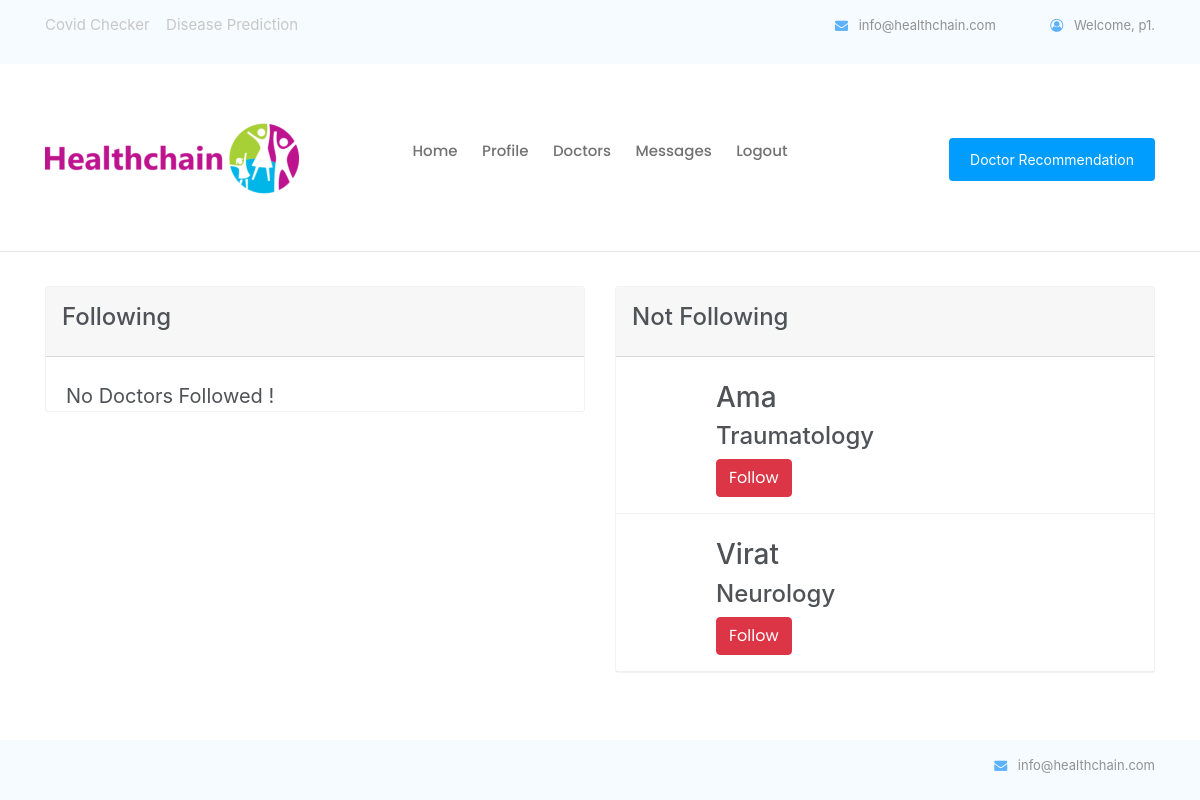
The page /home/doctorlist/ (signed in) on the database as committed earlier.
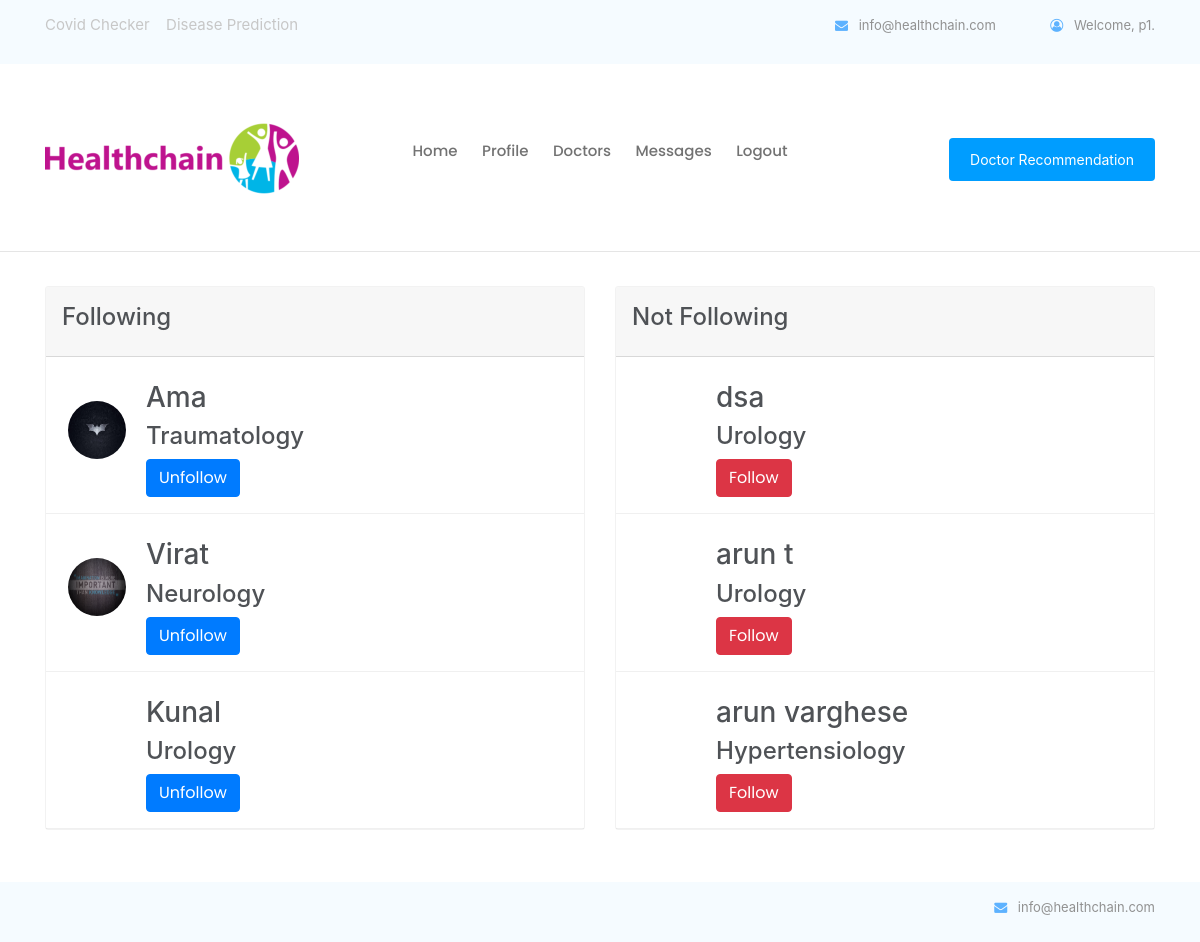
The same page on the database as committed later.
### pages/models.py (models this page shows, shortened)
class MyUser(AbstractBaseUser):
	username= models.CharField(max_length=30,unique=True)
	date_joined	= models.DateTimeField(verbose_name='date joined', auto_now_add=True)
	last_login= models.DateTimeField(verbose_name='last login', auto_now=True)
	is_admin= models.BooleanField(default=False)
	is_active= models.BooleanField(default=True)
	is_staff= models.BooleanField(default=False)
	is_superuser= models.BooleanField(default=False)
	user_type= models.PositiveSmallIntegerField(choices=USER_TYPE_CHOICES, default=4)
	USERNAME_FIELD = 'username'
	objects = MyAccountManager()
	def __str__(self):
		return self.username

class Doctor(models.Model):
	id=models.BigAutoField(primary_key=True)
	username= models.OneToOneField(MyUser,on_delete=models.CASCADE)
	regid = models.CharField(max_length=60,unique=True)
	dname=models.CharField(max_length=50)
	dob = models.DateField(null=True, blank=True)
	gender=models.IntegerField(choices=GENDER_CHOICES,blank=True)
	spec=models.CharField(max_length=50,blank=True)
	hos=models.CharField(max_length=150,blank=True)
	imagefile=models.ImageField(upload_to='doctor/',default="default.jpg",blank=True,null=True)
	location = PlacesField()
	follower = GenericRelation(Follow,related_query_name='doctor')
	state=models.CharField(max_length=20,blank=True)
	email = models.EmailField(max_length=254,blank=True)
	contact = models.CharField(max_length=14,blank=True)
	aadhaar = models.CharField(max_length=12,blank=True)

### pages/views.py (the view)
# urls.py: path('doctorlist/',DoctorList.as_view(), name='doctorlist'),
class DoctorList(MyPermissionMixin, ListView):
    raise_exception = True
    login_url = "/login/"
    context_object_name = 'doctor'
    def get_queryset(self):
        if self.request.user.user_type == 1:
            pt = get_object_or_404(Patient, username=self.request.user)
            follow = Follow.objects.filter(
                patient__username=self.request.user).values_list('following', flat=True)
        elif self.request.user.user_type == 2:
            pt = get_object_or_404(Doctor, username=self.request.user)
            follow = Follow.objects.filter(
                doctor__username=self.request.user).values_list('following', flat=True)
        return Doctor.objects.filter(id__in=follow)
    def get_context_data(self, **kwargs):
        context = super(DoctorList, self).get_context_data(**kwargs)
        if self.request.user.user_type == 1:
            pt = get_object_or_404(Patient, username=self.request.user)
            follow = Follow.objects.filter(
                patient__username=self.request.user).values_list('following', flat=True)
        elif self.request.user.user_type == 2:
            pt = get_object_or_404(Doctor, username=self.request.user)
            follow = Follow.objects.filter(
                doctor__username=self.request.user).values_list('following', flat=True)
        context['unfollow'] = Doctor.objects.filter().exclude(
            id__in=follow).exclude(username=self.request.user)
        return context
    template_name = 'pages/doctorlist.html'
    def test_func(self):
        return (self.request.user.user_type == 1 or self.request.user.user_type == 2)

### pages/views.py (called while the page is built)
    def dispatch(self, request, *args, **kwargs):
        if not request.user.is_authenticated:
            return redirect('login')
        else:
            user_test_result = self.get_test_func()()
            if not request.user.is_authenticated or not user_test_result:
                return HttpResponse('<h2> Permission Denied ! </h2>')
            return super().dispatch(request, *args, **kwargs)

### pages/templates/pages/doctorlist.html (shortened to what this page needs)
{% extends 'pages/base.html' %}
{% load crispy_forms_tags %}
{% block content %}
<div class="row">
		<div class="col-md-6">
		    <div class="card">
		        <div class="card-header">
		            <h4>Following</h4>
		        </div>
		        <div class="gaadiex-list">
              {% if not doctor %}
              <br>
              <h5>&emsp;No Doctors Followed !</h5>
              {% endif %}
                    {% for doctor in doctor %}
                    <br>
                    <div class="gaadiex-list-item border-b-1"><img class="gaadiex-list-item-img" src="{{doctor.imagefile.url}} " alt="List user">
                      <div class="gaadiex-list-item-text">
                        <h3><a href="{% url 'viewdoctor' slug=doctor.username %}">{{doctor.dname}}</a></h3>
                        <h4>{{doctor.spec}}</h4>
                        <p> <button class="btn btn-primary"><a style="color: white;"  href="{% url 'unfollowdoctor' pk=doctor.id %}">Unfollow</a>
                        </button>
                        </p>
                      </div>
                    </div>
                    {% endfor %}
                  </div>
		    </div>
        </div>
        <div class="col-md-6">
		    <div class="card">
		        <div class="card-header">
		            <h4>Not Following</h4>
		        </div>
		        <div class="gaadiex-list">
                    {% for doctor in unfollow %}
<br>
                    <div class="gaadiex-list-item border-b-1"><img class="gaadiex-list-item-img" src="{{doctor.imagefile.url}} " alt="List user">
                      <div class="gaadiex-list-item-text">
                        <h3><a href="{% url 'viewdoctor' slug=doctor.username %}">{{doctor.dname}}</a></h3>
                        <h4>{{doctor.spec}}</h4>
                        <p><button class="btn btn-danger"> <a style="color: white;" href="{% url 'followdoctor' pk=doctor.id %}">Follow</a>
                        </button>
                        </p>
                      </div>
                    </div>
                    {% endfor %}
                  </div>
		    </div>
        </div>
    </div>
{% endblock %}

### pages/templates/pages/base.html (shortened to what this page needs)
{% load static %}
<!doctype html>
<html lang="en">
  <head>
<link rel="stylesheet" href="{% static 'css/rotating-card.css' %}">
    <link rel="stylesheet" href="{% static 'css/style.css' %}">
    <link rel="stylesheet" href="{% static 'css/bootstrap.min.css' %}">
    <link rel="stylesheet"
      href="https://cdnjs.cloudflare.com/ajax/libs/font-awesome/4.7.0/css/font-awesome.min.css">
    <link rel="stylesheet" href="{% static 'css/themify-icons.css' %}">
    <link rel="stylesheet" href="{% static 'css/mystyle.css' %}">
  </head>
  <div id="container">
    <body>
      <header>
        <div class="header-area">
          <div class="header-top_area">
            <div class="container">
              <div class="row">
                <div class="col-xl-6 col-md-6">
                  <div class="social_media_links">
                      <a  href="{% url 'covid' %}">Covid Checker</a>
                      <a  href="{% url 'diseaseprediction' %}">Disease Prediction</a>
                  </div>
                </div>
                <div class="col-xl-6 col-md-6">
                  <div class="short_contact_list">
                    <ul>
                      <li><a href="#"> <i class="fa fa-envelope"></i>
                          info@healthchain.com</a></li>
                      {% if user.is_authenticated %}
                      <li><a href="#"> <i class="fa fa-user-circle-o"></i>
                          Welcome, {{ user.username }}. </a></li>
                      {%endif%}
                    </ul>
                  </div>
                </div>
              </div>
            </div>
          </div>
          <div id="sticky-header" class="main-header-area">
            <div class="container">
              <div class="row align-items-center">
                <div class="col-xl-3 col-lg-2">
                  <div class="logo">
                    <a href="#">
                      <img src="/media/img/healthlogo.png">
                    </a>
                  </div>
                </div>
                <div class="col-xl-6 col-lg-7">
                  <div class="main-menu d-none d-lg-block">
                    <nav>
                      <ul id="navigation">
                        <li><a class="active" href="{% url 'home' %}">Home</a></li>
                        {% if user.user_type == 3 %}
                        <li><a href="{% url 'addd' %}">Doctor Registration</a></li>
                        <li><a href="{% url 'hospitalprofile' %}">Profile</a></li>
                        {% elif user.user_type == 1 %}
                        <li><a href="{% url 'patientprofile' %}">Profile</a></li>
                        <li><a href="{% url 'doctorlist' %}">Doctors</a></li>
                        <li><a href="{% url 'viewmessage' %}">Messages</a></li>
                        {% endif %}
                        {% if user.is_authenticated %}
                        <li> <a href="{% url 'logout' %}"> Logout</a></li>
                        {% else %}
                        <li> <a href="{% url 'login' %}"> Login</a></li>
                        {% endif %}
                      </ul>
                    </nav>
                  </div>
                </div>
                <div class="col-xl-3 col-lg-3 d-none d-lg-block">
                  <div class="Appointment">
                    <div class="book_btn d-none d-lg-block">
                      {% if user.user_type == 3 %}
                      {% elif user.user_type == 2 %}
                      <a class="popup-with-form" href="{% url 'treatpatient' %}">Treat Patient</a>
                      {% elif user.user_type == 5 %}
                      <a class="popup-with-form" href="{% url 'laboratory' %}">New Patient</a>
                      {% elif user.user_type == 1 %}
                      <a class="popup-with-form" href="{% url 'doctorrecommend' %}">Doctor Recommendation</a>
                      {% endif %}
                    </div>
                  </div>
                </div>
              </div>
            </div>
            <hr>
          </div>
        </div>
      </header>
      <div class="container">
        {% block content %}
        {% endblock %}
      </div>
      <br><br><br><br>
      <footer id="footer">
        <div class="header-area">
          <div class="header-top_area">
            <div class="container">
              <div class="row">
                <div class="col-xl-6 col-md-6">
                </div>
                <div class="col-xl-6 col-md-6">
                  <div class="short_contact_list">
                    <ul>
                      <li><a href="#"> <i class="fa fa-envelope"></i>
                          info@healthchain.com</a></li>
                    </ul>
                  </div>
                </div>
              </div>
            </div>
          </div>
        </div>
      </footer>
    </body>
  </div>
</html>

### pages/static/css/rotating-card.css (style rules this page uses)
body { margin-top: 60px; font-size: 14px; font-family: "Helvetica Nueue",Arial,Verdana,sans-serif; background-color: #E5E9ED; }
.card { -webkit-transition: -webkit-transform .5s; -moz-transition: -moz-transform .5s; -o-transition: -o-transform .5s; transition: transform .5s; -webkit-transform-style: preserve-3d; -moz-transform-style: preserve-3d; -o-transform-style: preserve-3d; transform-style: preserve-3d; position: relative; }
.card { background: none repeat scroll 0 0 #FFFFFF; border-radius: 4px; color: #444444; }

### pages/static/css/mystyle.css (style rules this page uses)
#footer { margin:0 auto; width:834px; height:auto; overflow:hidden; position: fixed; bottom: 0px; }
html, body { margin:0; padding:0; height:100%; }
#container { min-height:100%; position:relative; }
#footer { position:absolute; bottom:0; width:100%; height:60px; background:black; }

### pages/templates/pages/doctorlist.html (style rules this page uses)
.card { position: relative; border-radius: 3px; background-color: #fff;color: #4f5256;border: 1px solid #f2f2f2;margin-bottom: 16px;background:#fff; }
.card-header { padding: 16px;margin:0px; }
.gaadiex-list { list-style-type: none; margin: 0;padding: 0; }
.gaadiex-list>.gaadiex-list-item { padding: 0 22px; }
.gaadiex-list-item-img { float: left; width: 58px; height: 58px; margin-top: 20px; margin-bottom: 8px; margin-right: 20px; border-radius: 50%; }
.border-b-1 { border-bottom: 1px solid rgba(162,162,162,.16); }
a:link { text-decoration: none; }

Rows that differ between the two databases and show on the page:
shown differently, row unchanged: Doctor "Ama": moves from the list under "Not Following" to the list under "Following"
shown differently, row unchanged: Doctor "Virat": moves from the list under "Not Following" to the list under "Following"
added Doctor: imagefile (picture), dname "Kunal", spec "Urology", shown under "Following"
added Doctor: imagefile (picture), dname "dsa", spec "Urology", shown under "Not Following"
added Doctor: imagefile (picture), dname "arun t", spec "Urology", shown under "Not Following"
added Doctor: imagefile (picture), dname "arun varghese", spec "Hypertensiology", shown under "Not Following"
Other text that changed with them:
text no longer shown: "No Doctors Followed !"
